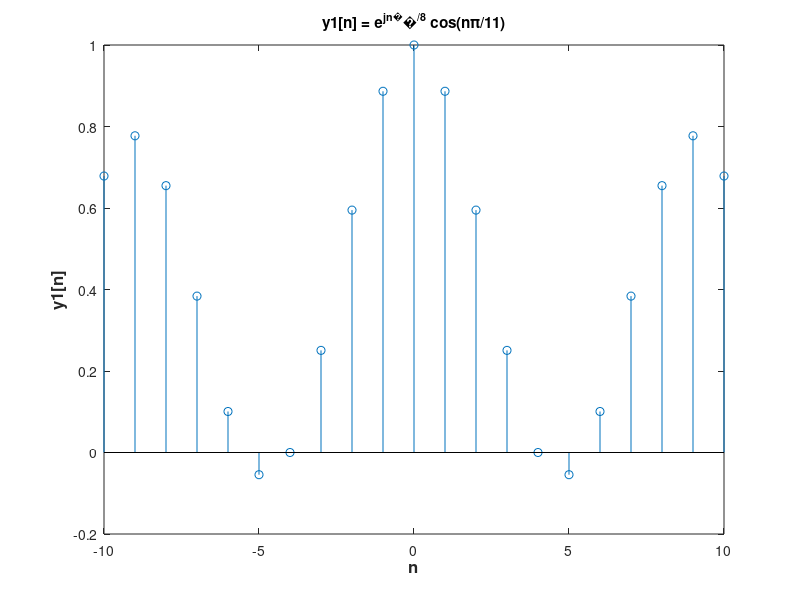

Source code (MATLAB):
n = -10:10;

yA = exp ((j * pi * n) / 8)
yB = cos ((n * pi) / 11)
y1 = yA .* yB

stem (n, real (y1))
xlabel('n', 'FontSize', 12, 'FontWeight', 'bold')
ylabel('y1[n]', 'FontSize', 12, 'FontWeight', 'bold')
title ('y1[n] = e^j^n^π^/^8 cos(nπ/11)')
